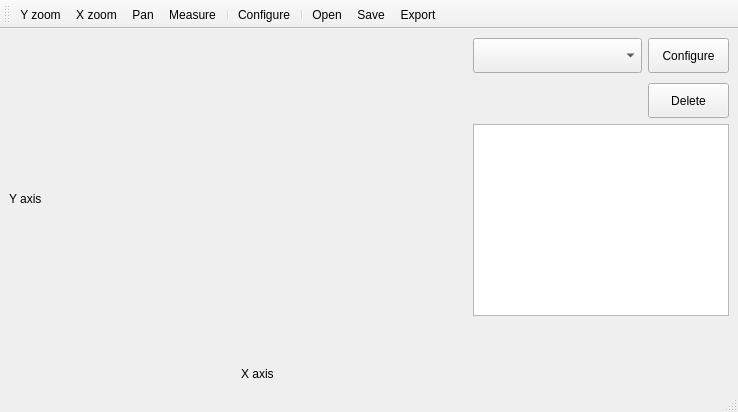
<?xml version="1.0" encoding="UTF-8"?>
<ui version="4.0">
 <class>MainWindow</class>
 <widget class="QMainWindow" name="MainWindow">
  <property name="geometry">
   <rect>
    <x>0</x>
    <y>0</y>
    <width>738</width>
    <height>412</height>
   </rect>
  </property>
  <property name="windowTitle">
   <string>MainWindow</string>
  </property>
  <widget class="QWidget" name="centralwidget">
   <property name="minimumSize">
    <size>
     <width>0</width>
     <height>0</height>
    </size>
   </property>
   <layout class="QGridLayout" name="gridLayout_2">
    <item row="0" column="0">
     <layout class="QGridLayout" name="gridLayout">
      <item row="7" column="1" alignment="Qt::AlignHCenter">
       <widget class="QLabel" name="xAxisLabel">
        <property name="sizePolicy">
         <sizepolicy hsizetype="Preferred" vsizetype="Fixed">
          <horstretch>0</horstretch>
          <verstretch>0</verstretch>
         </sizepolicy>
        </property>
        <property name="text">
         <string>X axis</string>
        </property>
        <property name="textFormat">
         <enum>Qt::RichText</enum>
        </property>
       </widget>
      </item>
      <item row="0" column="0" rowspan="7">
       <widget class="QLabel" name="yAxisLabel">
        <property name="sizePolicy">
         <sizepolicy hsizetype="Preferred" vsizetype="Expanding">
          <horstretch>0</horstretch>
          <verstretch>0</verstretch>
         </sizepolicy>
        </property>
        <property name="text">
         <string>Y axis</string>
        </property>
        <property name="textFormat">
         <enum>Qt::RichText</enum>
        </property>
       </widget>
      </item>
      <item row="0" column="1" rowspan="7">
       <widget class="QWidget" name="placeHolder" native="true">
        <property name="sizePolicy">
         <sizepolicy hsizetype="Expanding" vsizetype="Expanding">
          <horstretch>0</horstretch>
          <verstretch>0</verstretch>
         </sizepolicy>
        </property>
        <property name="minimumSize">
         <size>
          <width>0</width>
          <height>0</height>
         </size>
        </property>
       </widget>
      </item>
      <item row="5" column="2" rowspan="3" colspan="3" alignment="Qt::AlignTop">
       <widget class="QLabel" name="measures">
        <property name="sizePolicy">
         <sizepolicy hsizetype="Minimum" vsizetype="Expanding">
          <horstretch>0</horstretch>
          <verstretch>0</verstretch>
         </sizepolicy>
        </property>
        <property name="text">
         <string/>
        </property>
       </widget>
      </item>
      <item row="3" column="2" rowspan="2" colspan="3">
       <widget class="QListView" name="selectedPoints">
        <property name="sizePolicy">
         <sizepolicy hsizetype="Minimum" vsizetype="Minimum">
          <horstretch>0</horstretch>
          <verstretch>0</verstretch>
         </sizepolicy>
        </property>
        <property name="selectionMode">
         <enum>QAbstractItemView::SingleSelection</enum>
        </property>
       </widget>
      </item>
      <item row="0" column="2" rowspan="2" colspan="2" alignment="Qt::AlignTop">
       <widget class="QComboBox" name="seriesCombo">
        <property name="sizePolicy">
         <sizepolicy hsizetype="Preferred" vsizetype="Fixed">
          <horstretch>0</horstretch>
          <verstretch>0</verstretch>
         </sizepolicy>
        </property>
        <property name="minimumSize">
         <size>
          <width>0</width>
          <height>35</height>
         </size>
        </property>
       </widget>
      </item>
      <item row="0" column="4" rowspan="2" alignment="Qt::AlignTop">
       <widget class="QPushButton" name="configureButton">
        <property name="sizePolicy">
         <sizepolicy hsizetype="Minimum" vsizetype="Fixed">
          <horstretch>0</horstretch>
          <verstretch>0</verstretch>
         </sizepolicy>
        </property>
        <property name="minimumSize">
         <size>
          <width>0</width>
          <height>35</height>
         </size>
        </property>
        <property name="text">
         <string>Configure</string>
        </property>
        <property name="icon">
         <iconset theme="configure">
          <normaloff/>
         </iconset>
        </property>
       </widget>
      </item>
      <item row="2" column="4">
       <widget class="QPushButton" name="deleteButton">
        <property name="minimumSize">
         <size>
          <width>0</width>
          <height>35</height>
         </size>
        </property>
        <property name="text">
         <string>Delete</string>
        </property>
        <property name="icon">
         <iconset theme="edit-delete">
          <normaloff/>
         </iconset>
        </property>
       </widget>
      </item>
     </layout>
    </item>
   </layout>
  </widget>
  <widget class="QMenuBar" name="menubar">
   <property name="geometry">
    <rect>
     <x>0</x>
     <y>0</y>
     <width>738</width>
     <height>31</height>
    </rect>
   </property>
  </widget>
  <widget class="QStatusBar" name="statusbar"/>
  <widget class="QToolBar" name="toolBar">
   <property name="windowTitle">
    <string>toolBar</string>
   </property>
   <property name="toolButtonStyle">
    <enum>Qt::ToolButtonTextBesideIcon</enum>
   </property>
   <attribute name="toolBarArea">
    <enum>TopToolBarArea</enum>
   </attribute>
   <attribute name="toolBarBreak">
    <bool>false</bool>
   </attribute>
   <addaction name="actionY_zoom"/>
   <addaction name="actionX_zoom"/>
   <addaction name="actionPan"/>
   <addaction name="actionMeasure"/>
   <addaction name="separator"/>
   <addaction name="actionConfigure"/>
   <addaction name="separator"/>
   <addaction name="actionOpen"/>
   <addaction name="actionSave"/>
   <addaction name="actionExport"/>
  </widget>
  <action name="actionY_zoom">
   <property name="checkable">
    <bool>true</bool>
   </property>
   <property name="icon">
    <iconset theme="zoom-in-y">
     <normaloff/>
    </iconset>
   </property>
   <property name="text">
    <string>Y zoom</string>
   </property>
  </action>
  <action name="actionX_zoom">
   <property name="checkable">
    <bool>true</bool>
   </property>
   <property name="icon">
    <iconset theme="zoom-in-x">
     <normaloff/>
    </iconset>
   </property>
   <property name="text">
    <string>X zoom</string>
   </property>
  </action>
  <action name="actionPan">
   <property name="checkable">
    <bool>true</bool>
   </property>
   <property name="icon">
    <iconset theme="transform-move">
     <normaloff/>
    </iconset>
   </property>
   <property name="text">
    <string>Pan</string>
   </property>
  </action>
  <action name="actionMeasure">
   <property name="checkable">
    <bool>true</bool>
   </property>
   <property name="icon">
    <iconset theme="measure">
     <normaloff/>
    </iconset>
   </property>
   <property name="text">
    <string>Measure</string>
   </property>
  </action>
  <action name="actionConfigure">
   <property name="icon">
    <iconset theme="configure">
     <normaloff/>
    </iconset>
   </property>
   <property name="text">
    <string>Configure</string>
   </property>
  </action>
  <action name="actionOpen">
   <property name="icon">
    <iconset theme="document-open">
     <normaloff/>
    </iconset>
   </property>
   <property name="text">
    <string>Open</string>
   </property>
  </action>
  <action name="actionSave">
   <property name="icon">
    <iconset theme="document-save">
     <normaloff/>
    </iconset>
   </property>
   <property name="text">
    <string>Save</string>
   </property>
  </action>
  <action name="actionExport">
   <property name="icon">
    <iconset theme="document-export"/>
   </property>
   <property name="text">
    <string>Export</string>
   </property>
  </action>
 </widget>
 <resources/>
 <connections/>
</ui>
